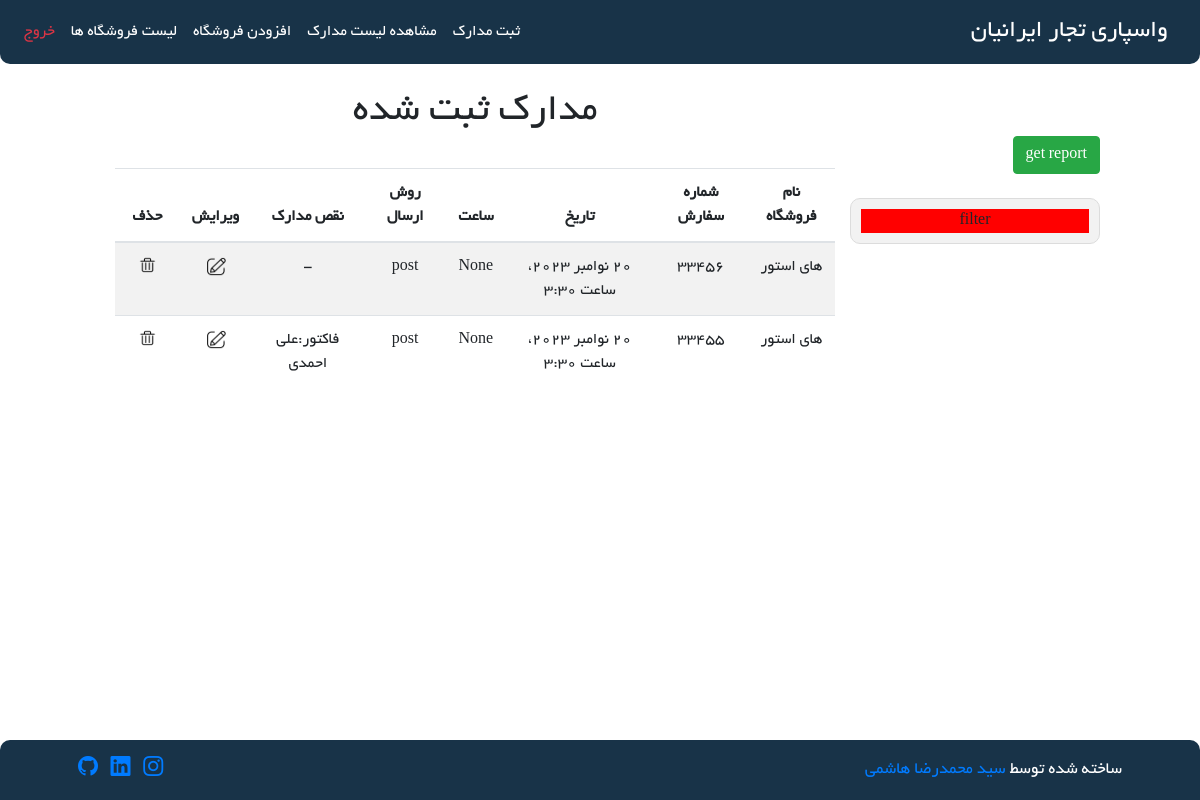
Screenshot of /Order/show-orders (signed in) with the database file from the repository.
### Order/models.py (models this page shows)
class Order(models.Model):
    store = models.ForeignKey(Store, on_delete=models.CASCADE)
    order_number = models.TextField(blank=True, null=True)
    shipping_methods = (
        ("post", "پست"),
        ("tipax", "تیپاکس"),
        ("delivery", "پیک موتوری"),
    )
    shipping_method = models.CharField(max_length=20, choices=shipping_methods, null=True, blank=True)
    date = models.DateTimeField(null=True, blank=True)
    time = models.TimeField(null=True, blank=True)
    description = models.TextField(null=True, blank=True)
    document_defects = models.CharField(max_length=200, blank=True, null=True)

### Store/models.py (models this page shows, shortened)
class Store(models.Model):
    store_name = models.CharField(max_length=100)
    is_active = models.BooleanField(default=True)
    is_delete = models.BooleanField(default=False)
    class Meta:
        db_table = 'Store'

### Order/views.py (the view)
# urls.py: path('show-orders', views.show_order, name='show-orders'),
@login_required
def show_order(request):
    orders = Order.objects.all()
    serialized_data = serialize('json', orders)
    request.session['objects_to_pass'] = serialized_data
    context = {
        'orders': orders
    }
    return render(request, 'Order/show-orders.html', context)

### Order/templates/Order/show-orders.html (shortened to what this page needs)
{% extends 'base/layout.html' %}
{% load static %}
{% block header-link %}
    <link rel="stylesheet" href="{% static 'css/Order/show-orders.css' %}"/>
{% endblock %}
{% block mian %}
    <div class="row">
        <div class="col-md-3 text-center">
            <br/>
            <br/>
            <div class="row">
                <a href="{% url 'get_report' %}">
                    <div class="col-12 btn btn-success">
                        get report
                    </div>
                </a>
            </div>
            <br/>
            <div class="row">
                <div class="col-12 action_box">
                    <div style="background-color: red">
                        filter
                    </div>
                </div>
            </div>
        </div>
        <br/>
        <br/>
        <div class="col-md-9 text-center">
            <h1>مدارک ثبت شده</h1>
            <br/>
            <div class="row">
                <div class="col-12">
                    <div class="table-responsive">
                        <table class="table table-striped">
                            <thead>
                                <tr>
                                    <th>نام فروشگاه</th>
                                    <th>شماره سفارش</th>
                                    <th>تاریخ</th>
                                    <th>ساعت</th>
                                    <th>روش ارسال</th>
                                    <th>نقص مدارک</th>
                                    <th>ویرایش</th>
                                    <th>حذف</th>
                                </tr>
                            </thead>
                            <tbody>
                                {% for order in orders %}
                                    <tr>
                                        <td>{{ order.store.store_name }}</td>
                                        <td>{{ order.order_number }}</td>
                                        <td>{{ order.date }}</td>
                                        <td>{{ order.time }}</td>
                                        <td>{{ order.shipping_method }}</td>
                                        {% if order.document_defects %}
                                            <td>{{ order.document_defects }}</td>
                                        {% else %}
                                            <td>-</td>
                                        {% endif %}
                                        <td>
                                            <a href="{% url 'update_order' order_id=order.id %}">
                                                <img class="icon" src="{% static 'Order/image/edit-icon.png' %}" />
                                            </a>
                                        </td>
                                        <td>
                                            <a href="{% url 'delete_order' order_id=order.id %}">
                                                <img class="icon" src="{% static 'Order/image/delete-icon.png' %}"/>
                                            </a>
                                        </td>
                                    </tr>
                                {% endfor %}
                            </tbody>
                        </table>
                    </div>
                </div>
            </div>
        </div>
    </div>
{% endblock %}

### static/css/base/layout-style.css (style rules this page uses)
body { direction: rtl; font-family: 'Yekan'; }
.btn { width: 150px; }
.action_box { background-color: rgba(247, 247, 247, 0.822); padding: 10px; border-radius: 10px; border:1px solid gainsboro ; }

### Order/static/css/Order/show-orders.css (style rules this page uses)
.action_box { background-color: rgba(241, 241, 241, 0.89); padding: 10px; border-radius: 10px; border:1px solid gainsboro ; }
.btn { width: 100%; }
.icon { width: 50%; }

### rows the page displays
Order: store.store_name "های استور", order_number "33456", date "20 نوامبر 2023، ساعت 3:30", time "None", shipping_method "post"
Order: store.store_name "های استور", order_number "33455", date "20 نوامبر 2023، ساعت 3:30", time "None", shipping_method "post", document_defects "فاکتور:علی احمدی"
